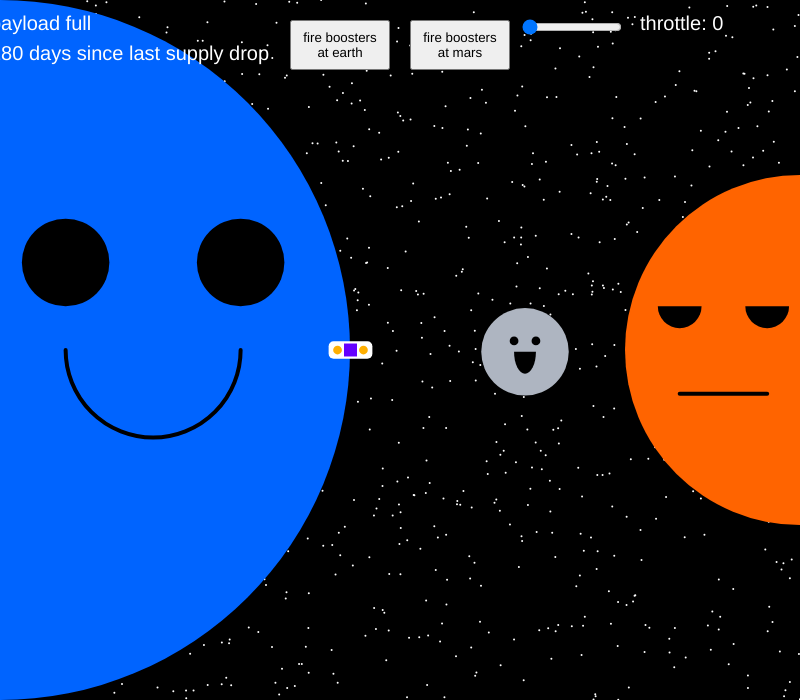
Frame 1 (no input)
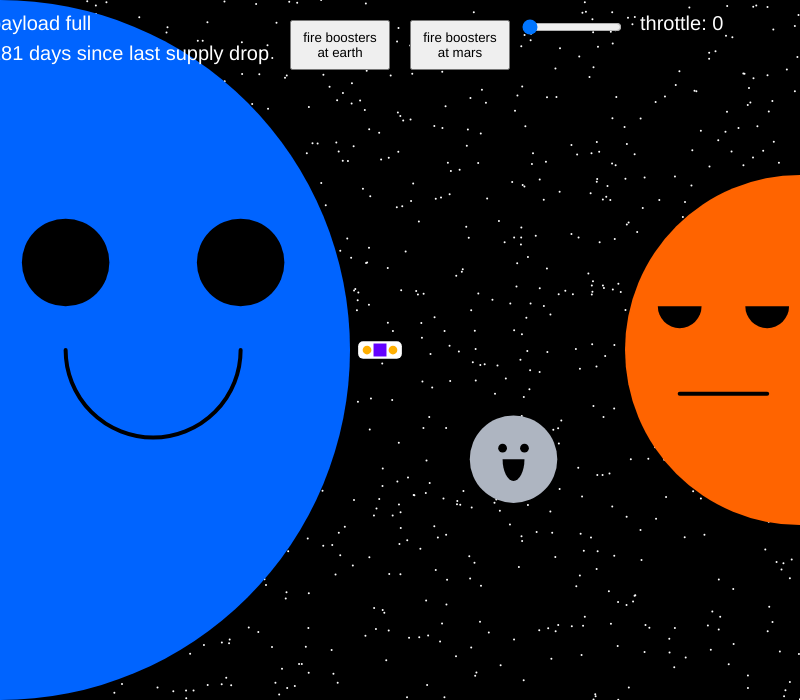
Frame 60 (no input)
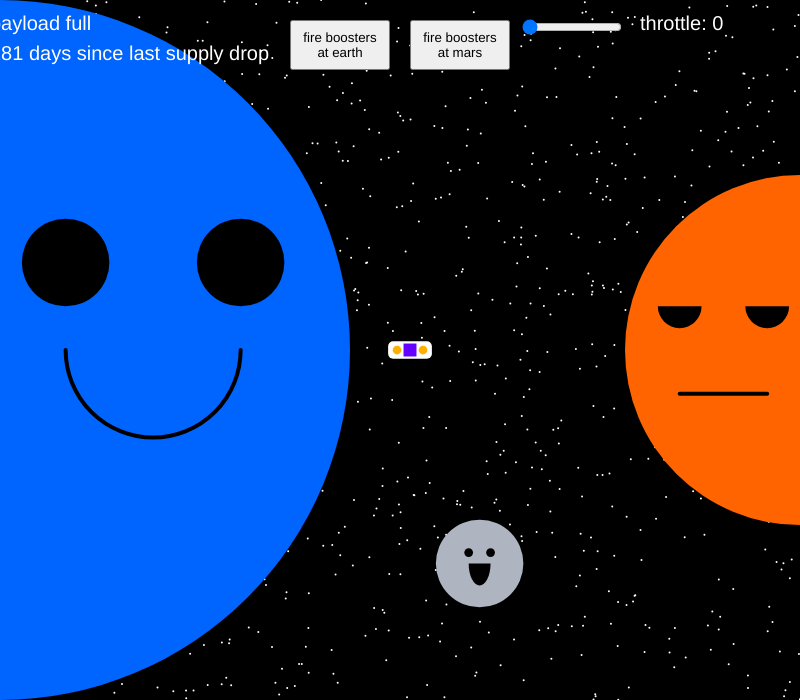
Frame 120 (the mouse pressed at the canvas centre since frame 60)

The p5.js sketch that drew these frames (run headless with seeded random() and noise() and a simulated clock; from frame 60 on, the mouse is pressed at the canvas centre):

// p5.js sketch
// ── sketch.js
// declaring all variables
var xc, yc, er, xs, ys;																// distance/position
var Tcount, day;																				// time
var Lcount, Lstep, Ldirection, payload, throttle;			// lander stats
var thslider, eButton, mButton;												// UI elements

function setup() {																	// setup
																											// basic stuff
	createCanvas(800, 700);							// canvas
	background(0);
	rectMode(CENTER);																			// draw modes
	ellipseMode(RADIUS);
	angleMode(DEGREES);
																											// define variables
	xc = 800/2;																		// distance/position
	yc = 700/2;
	er = 700/2;
	xs = [];
	ys = [];
	for(var i = 1; i < 1001; i++) {													// define star position datasets
		xs[i] = random(800);
		ys[i] = random(700);
	}
	Tcount = 0;																						// time
	day = 180;
	Lcount = 0;																						// lander stats
	Lstep = 1;
	Ldirection = 1;
	payload = 'full';
																										// create UI interactables
	eButton = createButton('fire boosters at earth');		// earthbound button
  	eButton.size(100, 50);															// button code taken from "Buttons1" by Arthur Shapiro
		eButton.mousePressed(marsbound);										// ( https://www.openprocessing.org/sketch/589087 )
	mButton = createButton('fire boosters at mars')			// marsbound button
		mButton.size(100, 50)																// I have modified what the buttons say and what values they change
  	mButton.mousePressed(earthbound)
	thslider = createSlider(0, 5, 0);										// throttle slider
		thslider.size(100, 10);
}

function draw() {																		// draw function
																											// update variables
	Tcount = Tcount+1;																		// time
	Lcount = Lcount+(Lstep*Ldirection*.5);								// lander stats
	if(Lcount > (800-(3*er/2)) || Lcount < 0) {
		Ldirection = Ldirection*-1;
	}
	lunarsling();
	stat();
	
	background(0);																			// draw graphics
	for(var i = 1; i < 1001; i++) {
		star(xs[i], ys[i]);
	}
	earth(0, yc)
	mars(800, yc)
	moon((3*er/2)*cos((Tcount*.2)%360), yc+(3*er/2)*sin((Tcount*.2)%360))
	lander(er+Lcount, yc)
	UI(xc)
}

function lander(X, Y) {
	noStroke()
	fill(255)
	rect(X, Y, er/8, er/20, 5)
	fill(100, 0, 255)
	rect(X, Y, er/27, er/27)
	stroke(255, 175, 0)
	strokeWeight(er/40)
	point(X-(er/27), Y)
	point(X+(er/27), Y)
}

function earth(X, Y) {
	fill(0, 100, 255)
	noStroke()
	ellipse(X, Y, er, er)
	fill(0)
	ellipse(X+(3*er/16), Y-(er/4), er/8, er/8)
	ellipse(X+(11*er/16), Y-(er/4), er/8, er/8)
	noFill()
	stroke(0)
	strokeWeight(4)
	arc(X+(7*er/16), Y, er/4, er/4, 0, 180)
}

function mars(X, Y) {
	fill(255, 100, 0)
	noStroke()
	ellipse(X, Y,  er/2, er/2)
	fill(0)
	arc(X-(3*er/32), Y-(er/8), er/16, er/16, 0, 180)
	arc(X-(11*er/32), Y-(er/8), er/16, er/16, 0, 180)
	stroke(0)
	strokeWeight(4)
	line(X-(3*er/32), Y+(er/8), X-(11*er/32), Y+(er/8))
}

function moon (X, Y) {			// moon function taken from "Sun & Moon" by Brooke Olsen
	noStroke();								// ( https://www.openprocessing.org/sketch/587175 )
	fill(174, 181, 193);			// I have modified it to render correctly in ellipseMode(RADIUS)
	ellipse (X, Y, er/8, er/8)
	fill(0)
	ellipse (X+er/32, Y-er/32, er/80, er/80)
	ellipse (X-er/32, Y-er/32, er/80, er/80)
	arc(X, Y, er/32, er/16, 0, 180)
}

function star (X, Y) {
	strokeWeight(2);
	stroke(255);
	point(X, Y);
}

function earthbound() {
	if(Ldirection == 1) {
		Lstep = Lstep-thslider.value()
	}
	else {
		Lstep = Lstep+thslider.value()
	}
}

function marsbound() {
	if(Ldirection == 1) {
		Lstep = Lstep+thslider.value()
	}
	else {
		Lstep = Lstep-thslider.value()
	}
}

function lunarsling() {
	var d = dist(er+Lcount, yc, (3*er/2)*cos((Tcount*.2)%360), yc+(3*er/2)*sin((Tcount*.2)%360))
	if (d < er/8) {											//distance checking function taken from "Interactivity 1" example on the p5js website
		if(Ldirection == 1) {							//( https://p5js.org/examples/hello-p5-interactivity-1.html )
			Lstep = Lstep+1									//I have modified it to check the distance between the moon and the lander
		}
		else {
			Lstep = Lstep-1
		}
		fill(225)
		noStroke()
		textSize(40)
		text('Lunar Slingshot!', xc-100, yc-200)
	}
}

function stat() {
	if (Tcount%61 >= 60) {
		day = day+1;
	}
	/*if (Dcount%12 == 11) {
		day = day+1;
	}*/
	if (Lcount < 0) {
		payload = 'full'
	}
	if (Lcount > (800-(3*er/2)) && payload == 'full') {
		day = 0
		payload = 'empty'
	}
}

function UI(X) {
	eButton.position(X-110, 20)
	mButton.position(X+10, 20)
	thslider.position(X+120, 20)
	
	noStroke()
	fill(255)
	textSize(20)
	text('throttle: '+thslider.value(), X+240, 30);
	text('payload '+payload, X-410, 30);
	text(day+' days since last supply drop', X-410, 60);
}
